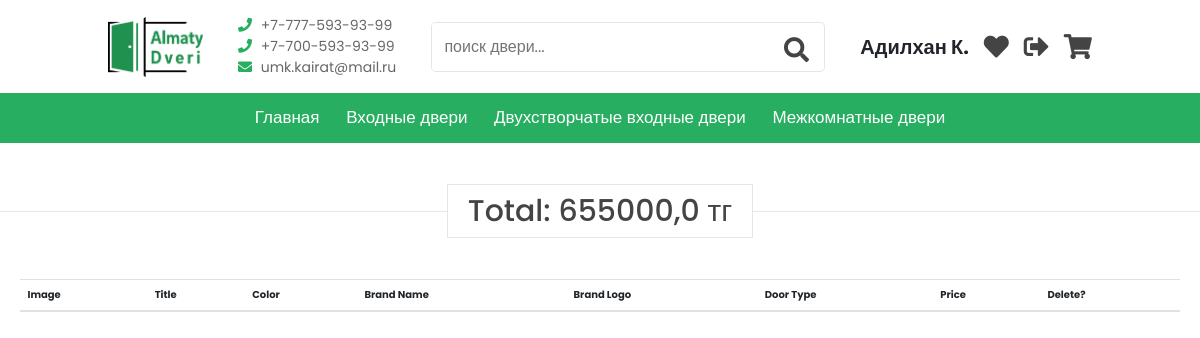
/liked_products/5 (signed in), run on the app's committed database.
### shop/models.py (models this page shows, shortened)
class Category(models.Model):
    name = models.CharField(max_length=200, db_index=True)
    slug = models.SlugField(max_length=200, unique=True)
    class Meta:
        ordering = ('name',)
        verbose_name = 'Категория'
        verbose_name_plural = 'Категории'

class LikedProducts(models.Model):
    user = models.ForeignKey(User, on_delete=models.CASCADE)
    product = models.ForeignKey(Variants, on_delete=models.CASCADE)

class Variants(models.Model):
    title = models.CharField(max_length=100, blank=True, null=True, verbose_name="Название")
    product = models.ForeignKey(Product, on_delete=models.CASCADE, verbose_name="Продукт")
    color = models.ForeignKey(Color, on_delete=models.CASCADE, blank=True, null=True, verbose_name="Цвет")
    type = models.ForeignKey(DoorType, on_delete=models.CASCADE, blank=True, null=True, verbose_name="Тип")
    image = models.ImageField(blank=True, verbose_name="Фото", upload_to="images/", null=True)
    quantity = models.IntegerField(default=1, verbose_name="Количество")
    size = models.ManyToManyField(Sizes, verbose_name="Размеры")
    price = models.FloatField(default=0, verbose_name="Цена")
    sale_price = models.FloatField(default=0, verbose_name="Цена по Скидке", null=True, blank=True)
    class Meta:
        verbose_name = 'Вариант'
        verbose_name_plural = 'Варианты'

### shop/views.py (the view)
# urls.py: path('liked_products/<int:pk>', LikedProductsView.as_view(), name='liked_products'),
class LikedProductsView(ListView):
    model = LikedProducts
    template_name = 'liked_products.html'
    def get_context_data(self, *args, **kwargs):
        context = super().get_context_data(**kwargs)
        liked_products = LikedProducts.objects.filter(user__pk=self.kwargs['pk'])
        context['liked_products'] = liked_products
        context['categories'] = Category.objects.all()
        return context

### shop/templatetags/custom_tags.py (called while the page is built)
@register.filter(name="get_first_word")
def get_first_word(string):
    first_word = string.split(" ")[0]
    return first_word

@register.filter(name="get_overall_price")
def get_overall_price(id):
    liked_products = LikedProducts.objects.filter(user__pk=id)
    price = 0
    for pr in liked_products:
        price += pr.product.sale_price
    return price

### shop/templates/liked_products.html (shortened to what this page needs)
{% extends 'base.html' %}
{% load custom_tags %}
{% load static %}
{% block content %}
    <link rel="stylesheet" href="{% static 'shop/vendors/bootstrap/bootstrap.min.css' %}">
    {% include 'header.html' %}
    <h1 class="heading" style="margin-top: 5rem; margin-bottom: 5rem;"><span>Total: {{ user.id|get_overall_price }} тг</span></h1>
    <div class="table-responsive" style="margin: 0 auto; padding: 0 2rem">
        <table class="table">
            <thead>
            <tr>
                <th scope="col">Image</th>
                <th scope="col">Title</th>
                <th scope="col">Color</th>
                <th scope="col">Brand Name</th>
                <th scope="col">Brand Logo</th>
                <th scope="col">Door Type</th>
                <th scope="col">Price</th>
                <th scope="col">Delete?</th>
            </tr>
            </thead>
        </table>
    </div>
{% endblock %}

### shop/templates/header.html (shortened to what this page needs)
{% load custom_tags %}
{% load static %}
<header class="header">
    <div class="header-1">
        <a href="{% url 'home' %}" class="logo"> <img src="{% static '/shop/image/almaty-doors_logo_green.png' %}"
                                                      alt="logo" height="60px"> </a>
        <div class="box-container">
            <div class="box">
                <a href="tel:+77775939399"> <i class="fas fa-phone"></i> +7-777-593-93-99 </a>
                <a href="tel:+77005939399"> <i class="fas fa-phone"></i> +7-700-593-93-99 </a>
                <a href="mailto:umk.kairat@mail.ru"> <i class="fas fa-envelope"></i> umk.kairat@mail.ru </a>
            </div>
        </div>
        <div class="search-form">
            <input type="text" name="search" placeholder="поиск двери..." id="search-box" list="door_list">
            <label for="search-box" class="fas fa-search" id="search-btn-icon"></label>
        </div>
        <div class="icons" style="display: flex; align-items: center">
            {% if user.is_authenticated %}
                <h1 style="font-size: 20px; font-family: 'Poppins', sans-serif; font-weight: bold; margin: 0; padding: 0;">{{ user.first_name }} {{ user.last_name|first }}.</h1>
                <a href="{% url 'liked_products' user.pk %}" class="fas fa-heart"></a>
                <a href="{% url 'logout' %}" class="fas fa-sign-out-alt" title="Выйти"></a>
            {% else %}
                <a href="{% url 'login' %}" id="login-btn" title="Вход / Регистрация"
                   style="font-family: 'Poppins', sans-serif; font-weight: bold; font-size: 2rem;">Вход <i
                        class="fas fa-sign-out-alt"></i></a>
            {% endif %}
            <a href="{% url 'my_questions' user.id %}" class="fas fa-shopping-cart"></a>
        </div>
    </div>
    <div class="header-2">
        <nav class="navbar_nb">
            <a href="{% url 'home' %}">Главная</a>
            {% for obj in categories %}
                <a href="{% url 'category' obj.slug %}">{{ obj.name }}</a>
            {% endfor %}
        </nav>
    </div>
</header>

### static/shop/css/style.css (style rules this page uses)
:root { --green_main: #27ae60; --dark-color: #219150; --black: #444; --light-color: #666; --border: .1rem solid rgba(0, 0, 0, .1); --border-hover: .1rem solid var(--black); --box-shadow: 0 .5rem 1rem rgba(0, 0, 0, .1); }
* { font-family: 'Poppins', sans-serif; margin: 0; padding: 0; box-sizing: border-box; outline: none; border: none; text-decoration: none; transition: all .2s linear; }
html { font-size: 62.5%; overflow-x: hidden; scroll-padding-top: 5rem; scroll-behavior: smooth; }
.heading { text-align: center; margin-bottom: 2rem; position: relative; }
.heading::before { content: ''; position: absolute; top: 50%; left: 0; transform: translateY(-50%); width: 100%; height: .01rem; background: rgba(0, 0, 0, .1); z-index: -1; }
.heading span { font-size: 3rem; padding: .5rem 2rem; color: var(--black); background: #fff; border: var(--border); }
.header .header-1 { background: #fff; padding: 1.5rem 9%; display: flex; align-items: center; justify-content: space-between; }
.header .header-1 .logo { font-size: 2.5rem; font-weight: bolder; color: var(--black); }
.header .header-1 .search-form { max-width: 50rem; width: 40%; height: 5rem; border: var(--border); overflow: hidden; background: #fff; display: flex; align-items: center; border-radius: .5rem; }
.header .header-1 .search-form input { font-size: 1.6rem; padding: 0 1.2rem; height: 100%; width: 100%; text-transform: none; color: var(--black); }
.header .header-1 .search-form label { font-size: 2.5rem; padding-right: 1.5rem; color: var(--black); cursor: pointer; }
.header .header-1 .icons div, .header .header-1 .icons a { font-size: 2.5rem; margin-left: 1.5rem; color: var(--black); cursor: pointer; }
.header .header-2 { background: var(--green_main); }
.header .header-2 .navbar_nb { text-align: center; }
.header .header-2 .navbar_nb a { color: #fff; display: inline-block; padding: 1.2rem; font-size: 1.7rem; }
.login-form-container form span, label { display: block; font-size: 1.5rem; padding-top: 1rem; }

### shop/templates/header.html (style rules this page uses)
.box-container .box a i { color: var(--green_main); padding-right: 0.5rem; }
.box-container .box a { display: block; font-size: 1.4rem; color: var(--light-color); }

### data on the page
Category: name "Входные двери"
Category: name "Двухстворчатые входные двери"
Category: name "Межкомнатные двери"

### other printed values
{{ user.first_name }} "Адилхан"
{{ user.last_name|first }} "К"
{{ user.id|get_overall_price }} "655000,0"
